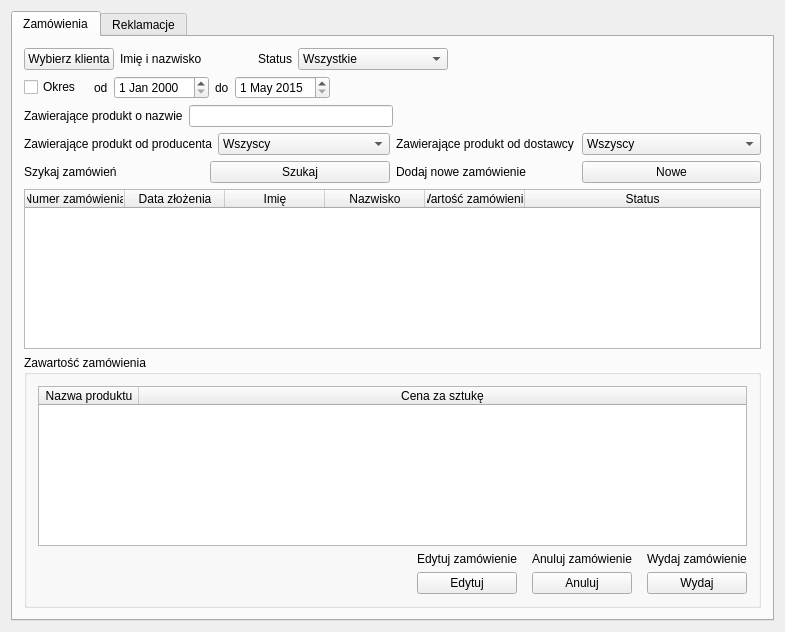
<?xml version="1.0" encoding="UTF-8"?>
<ui version="4.0">
 <class>MainWindow</class>
 <widget class="QMainWindow" name="MainWindow">
  <property name="geometry">
   <rect>
    <x>0</x>
    <y>0</y>
    <width>785</width>
    <height>632</height>
   </rect>
  </property>
  <property name="windowTitle">
   <string>Sprzedawca</string>
  </property>
  <widget class="QWidget" name="centralWidget">
   <layout class="QHBoxLayout" name="horizontalLayout_20">
    <item>
     <widget class="QTabWidget" name="tabWidget_2">
      <property name="currentIndex">
       <number>0</number>
      </property>
      <widget class="QWidget" name="tabWidget_2Page1">
       <attribute name="title">
        <string>Zamówienia</string>
       </attribute>
       <layout class="QVBoxLayout" name="verticalLayout">
        <item>
         <layout class="QHBoxLayout" name="horizontalLayout_15">
          <item>
           <layout class="QHBoxLayout" name="horizontalLayout_14">
            <item>
             <layout class="QHBoxLayout" name="horizontalLayout_4">
              <item>
               <widget class="QPushButton" name="pushButton_6">
                <property name="text">
                 <string>Wybierz klienta</string>
                </property>
               </widget>
              </item>
              <item>
               <widget class="QLabel" name="label_9">
                <property name="text">
                 <string>Imię i nazwisko               </string>
                </property>
               </widget>
              </item>
             </layout>
            </item>
            <item>
             <layout class="QHBoxLayout" name="horizontalLayout_5">
              <item>
               <widget class="QLabel" name="label_8">
                <property name="text">
                 <string>Status</string>
                </property>
               </widget>
              </item>
              <item>
               <widget class="QComboBox" name="comboBox_2">
                <property name="minimumSize">
                 <size>
                  <width>150</width>
                  <height>0</height>
                 </size>
                </property>
                <item>
                 <property name="text">
                  <string>Wszystkie</string>
                 </property>
                </item>
               </widget>
              </item>
             </layout>
            </item>
           </layout>
          </item>
          <item>
           <spacer name="horizontalSpacer_2">
            <property name="orientation">
             <enum>Qt::Horizontal</enum>
            </property>
            <property name="sizeHint" stdset="0">
             <size>
              <width>40</width>
              <height>20</height>
             </size>
            </property>
           </spacer>
          </item>
         </layout>
        </item>
        <item>
         <layout class="QHBoxLayout" name="horizontalLayout_16">
          <item>
           <layout class="QHBoxLayout" name="horizontalLayout_6">
            <item>
             <widget class="QCheckBox" name="checkBox">
              <property name="text">
               <string>Okres  </string>
              </property>
              <property name="tristate">
               <bool>false</bool>
              </property>
             </widget>
            </item>
            <item>
             <widget class="QLabel" name="label_11">
              <property name="text">
               <string>od</string>
              </property>
             </widget>
            </item>
            <item>
             <widget class="QDateEdit" name="dateEdit"/>
            </item>
            <item>
             <widget class="QLabel" name="label_12">
              <property name="text">
               <string>do</string>
              </property>
             </widget>
            </item>
            <item>
             <widget class="QDateEdit" name="dateEdit_2">
              <property name="date">
               <date>
                <year>2015</year>
                <month>5</month>
                <day>1</day>
               </date>
              </property>
             </widget>
            </item>
           </layout>
          </item>
          <item>
           <spacer name="horizontalSpacer_3">
            <property name="orientation">
             <enum>Qt::Horizontal</enum>
            </property>
            <property name="sizeHint" stdset="0">
             <size>
              <width>37</width>
              <height>17</height>
             </size>
            </property>
           </spacer>
          </item>
         </layout>
        </item>
        <item>
         <layout class="QHBoxLayout" name="horizontalLayout_17">
          <item>
           <layout class="QHBoxLayout" name="horizontalLayout_8">
            <item>
             <widget class="QLabel" name="label_14">
              <property name="text">
               <string>Zawierające produkt o nazwie</string>
              </property>
             </widget>
            </item>
            <item>
             <widget class="QLineEdit" name="lineEdit"/>
            </item>
           </layout>
          </item>
          <item>
           <spacer name="horizontalSpacer_4">
            <property name="orientation">
             <enum>Qt::Horizontal</enum>
            </property>
            <property name="sizeHint" stdset="0">
             <size>
              <width>37</width>
              <height>17</height>
             </size>
            </property>
           </spacer>
          </item>
         </layout>
        </item>
        <item>
         <layout class="QHBoxLayout" name="horizontalLayout_13">
          <item>
           <layout class="QHBoxLayout" name="horizontalLayout_9">
            <item>
             <widget class="QLabel" name="label_15">
              <property name="text">
               <string>Zawierające produkt od producenta</string>
              </property>
             </widget>
            </item>
            <item>
             <widget class="QComboBox" name="comboBox">
              <item>
               <property name="text">
                <string>Wszyscy</string>
               </property>
              </item>
             </widget>
            </item>
           </layout>
          </item>
          <item>
           <layout class="QHBoxLayout" name="horizontalLayout_11">
            <item>
             <widget class="QLabel" name="label_17">
              <property name="text">
               <string>Zawierające produkt od dostawcy</string>
              </property>
             </widget>
            </item>
            <item>
             <widget class="QComboBox" name="comboBox_4">
              <item>
               <property name="text">
                <string>Wszyscy</string>
               </property>
              </item>
             </widget>
            </item>
           </layout>
          </item>
         </layout>
        </item>
        <item>
         <layout class="QHBoxLayout" name="horizontalLayout_19">
          <item>
           <layout class="QHBoxLayout" name="horizontalLayout_18">
            <item>
             <widget class="QLabel" name="label_6">
              <property name="text">
               <string>Szykaj zamówień</string>
              </property>
             </widget>
            </item>
            <item>
             <widget class="QPushButton" name="pushButton_7">
              <property name="text">
               <string>Szukaj</string>
              </property>
             </widget>
            </item>
           </layout>
          </item>
          <item>
           <layout class="QHBoxLayout" name="horizontalLayout_3">
            <item>
             <widget class="QLabel" name="label_5">
              <property name="text">
               <string>Dodaj nowe zamówienie</string>
              </property>
             </widget>
            </item>
            <item>
             <widget class="QPushButton" name="pushButton_4">
              <property name="text">
               <string>Nowe</string>
              </property>
             </widget>
            </item>
           </layout>
          </item>
         </layout>
        </item>
        <item>
         <widget class="QTableWidget" name="tableWidget">
          <attribute name="horizontalHeaderStretchLastSection">
           <bool>true</bool>
          </attribute>
          <column>
           <property name="text">
            <string>Numer zamówienia</string>
           </property>
          </column>
          <column>
           <property name="text">
            <string>Data złożenia</string>
           </property>
          </column>
          <column>
           <property name="text">
            <string>Imię</string>
           </property>
          </column>
          <column>
           <property name="text">
            <string>Nazwisko</string>
           </property>
          </column>
          <column>
           <property name="text">
            <string>Wartość zamówienia</string>
           </property>
          </column>
          <column>
           <property name="text">
            <string>Status</string>
           </property>
          </column>
         </widget>
        </item>
        <item>
         <widget class="QGroupBox" name="groupBox">
          <property name="title">
           <string>Zawartość zamówienia</string>
          </property>
          <layout class="QVBoxLayout" name="verticalLayout_5">
           <item>
            <widget class="QTableWidget" name="tableWidget_2">
             <attribute name="horizontalHeaderStretchLastSection">
              <bool>true</bool>
             </attribute>
             <column>
              <property name="text">
               <string>Nazwa produktu</string>
              </property>
             </column>
             <column>
              <property name="text">
               <string>Cena za sztukę</string>
              </property>
             </column>
            </widget>
           </item>
           <item>
            <layout class="QHBoxLayout" name="horizontalLayout_2">
             <property name="spacing">
              <number>15</number>
             </property>
             <item>
              <spacer name="horizontalSpacer_7">
               <property name="orientation">
                <enum>Qt::Horizontal</enum>
               </property>
               <property name="sizeHint" stdset="0">
                <size>
                 <width>148</width>
                 <height>17</height>
                </size>
               </property>
              </spacer>
             </item>
             <item>
              <layout class="QVBoxLayout" name="verticalLayout_2">
               <item>
                <widget class="QLabel" name="label_2">
                 <property name="text">
                  <string>Edytuj zamówienie</string>
                 </property>
                </widget>
               </item>
               <item>
                <widget class="QPushButton" name="pushButton">
                 <property name="text">
                  <string>Edytuj</string>
                 </property>
                </widget>
               </item>
              </layout>
             </item>
             <item>
              <layout class="QVBoxLayout" name="verticalLayout_3">
               <item>
                <widget class="QLabel" name="label_3">
                 <property name="text">
                  <string>Anuluj zamówienie</string>
                 </property>
                </widget>
               </item>
               <item>
                <widget class="QPushButton" name="pushButton_2">
                 <property name="text">
                  <string>Anuluj</string>
                 </property>
                </widget>
               </item>
              </layout>
             </item>
             <item>
              <layout class="QVBoxLayout" name="verticalLayout_8">
               <item>
                <widget class="QLabel" name="label_7">
                 <property name="text">
                  <string>Wydaj zamówienie</string>
                 </property>
                </widget>
               </item>
               <item>
                <widget class="QPushButton" name="pushButton_5">
                 <property name="text">
                  <string>Wydaj</string>
                 </property>
                </widget>
               </item>
              </layout>
             </item>
            </layout>
           </item>
          </layout>
         </widget>
        </item>
       </layout>
      </widget>
      <widget class="QWidget" name="tab">
       <attribute name="title">
        <string>Reklamacje</string>
       </attribute>
       <layout class="QVBoxLayout" name="verticalLayout_4">
        <item>
         <layout class="QHBoxLayout" name="horizontalLayout">
          <item>
           <widget class="QPushButton" name="pushButton_8">
            <property name="text">
             <string>Wybierz klienta</string>
            </property>
           </widget>
          </item>
          <item>
           <widget class="QLabel" name="label_10">
            <property name="text">
             <string>Imię i nazwisko               </string>
            </property>
           </widget>
          </item>
          <item>
           <spacer name="horizontalSpacer">
            <property name="orientation">
             <enum>Qt::Horizontal</enum>
            </property>
            <property name="sizeHint" stdset="0">
             <size>
              <width>40</width>
              <height>20</height>
             </size>
            </property>
           </spacer>
          </item>
          <item>
           <widget class="QLabel" name="label_4">
            <property name="text">
             <string>Pokaż sztuki:</string>
            </property>
           </widget>
          </item>
          <item>
           <widget class="QComboBox" name="comboBox_3">
            <property name="minimumSize">
             <size>
              <width>153</width>
              <height>0</height>
             </size>
            </property>
            <item>
             <property name="text">
              <string>Niereklamowane</string>
             </property>
            </item>
           </widget>
          </item>
         </layout>
        </item>
        <item>
         <widget class="QTableWidget" name="tableWidget_5">
          <column>
           <property name="text">
            <string>Nazwa produktu</string>
           </property>
          </column>
          <column>
           <property name="text">
            <string>Numer seryjny</string>
           </property>
          </column>
          <column>
           <property name="text">
            <string>Data wydania</string>
           </property>
          </column>
          <column>
           <property name="text">
            <string>Cena sprzedaży</string>
           </property>
          </column>
          <column>
           <property name="text">
            <string>Status reklamacji</string>
           </property>
          </column>
         </widget>
        </item>
        <item>
         <layout class="QHBoxLayout" name="horizontalLayout_10">
          <item>
           <widget class="QLabel" name="label_13">
            <property name="text">
             <string>Wynik reklamacji</string>
            </property>
           </widget>
          </item>
          <item>
           <widget class="QComboBox" name="comboBox_5">
            <property name="minimumSize">
             <size>
              <width>206</width>
              <height>0</height>
             </size>
            </property>
            <item>
             <property name="text">
              <string>Pozytywny - Zwrot pieniędzy</string>
             </property>
            </item>
           </widget>
          </item>
          <item>
           <spacer name="horizontalSpacer_6">
            <property name="orientation">
             <enum>Qt::Horizontal</enum>
            </property>
            <property name="sizeHint" stdset="0">
             <size>
              <width>40</width>
              <height>20</height>
             </size>
            </property>
           </spacer>
          </item>
          <item>
           <widget class="QLabel" name="label">
            <property name="text">
             <string>Przyjmij reklamację</string>
            </property>
           </widget>
          </item>
          <item>
           <widget class="QPushButton" name="pushButton_14">
            <property name="text">
             <string>Przyjmij</string>
            </property>
           </widget>
          </item>
         </layout>
        </item>
       </layout>
      </widget>
     </widget>
    </item>
   </layout>
  </widget>
  <widget class="QMenuBar" name="menuBar">
   <property name="geometry">
    <rect>
     <x>0</x>
     <y>0</y>
     <width>785</width>
     <height>19</height>
    </rect>
   </property>
  </widget>
 </widget>
 <layoutdefault spacing="6" margin="11"/>
 <resources/>
 <connections/>
</ui>
